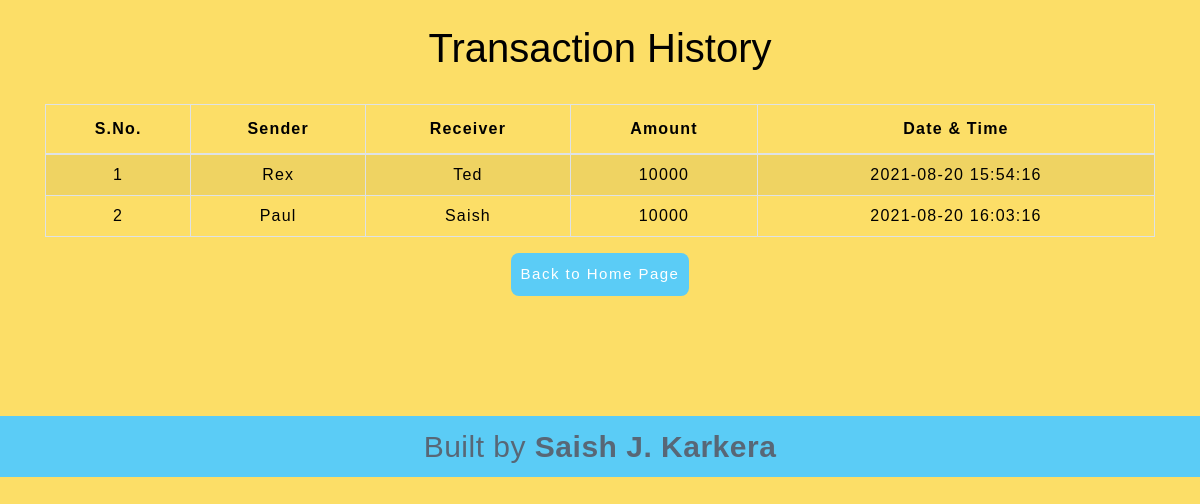
/transaction_history.php, run on the app's committed database.
### tables this page shows
CREATE TABLE `transaction` (
  `sno` int(3) NOT NULL,
  `sender` text NOT NULL,
  `receiver` text NOT NULL,
  `balance` int(8) NOT NULL,
  `datetime` datetime NOT NULL DEFAULT current_timestamp()
);

### transaction_history.php (the view, shortened to what this page needs)
<!DOCTYPE html>
<html lang="en">
<head>
    <link rel="stylesheet" href="https://stackpath.bootstrapcdn.com/bootstrap/4.5.2/css/bootstrap.min.css">
    <link rel="stylesheet" type="text/css" href="css/table.css">
    <link rel="stylesheet" type="text/css" href="css/style.css">
</head>
<body style="background-color : #fcde67;">
	<div class="container">
        <h2 class="text-center pt-4" style="color : black;">Transaction History</h2>
        <br>
       <div class="table-responsive-sm">
    <table class="table table-hover table-striped table-condensed table-bordered">
        <thead style="color : black;">
            <tr>
                <th class="text-center">S.No.</th>
                <th class="text-center">Sender</th>
                <th class="text-center">Receiver</th>
                <th class="text-center">Amount</th>
                <th class="text-center">Date & Time</th>
            </tr>
        </thead>
        <tbody>
        <?php
            include 'config.php';
            $sql ="select * from transaction";
            $query =mysqli_query($conn, $sql);
            while($rows = mysqli_fetch_assoc($query))
            {
        ?>
            <tr style="color : black;">
            <td class="py-2"><?php echo $rows['sno']; ?></td>
            <td class="py-2"><?php echo $rows['sender']; ?></td>
            <td class="py-2"><?php echo $rows['receiver']; ?></td>
            <td class="py-2"><?php echo $rows['balance']; ?> </td>
            <td class="py-2"><?php echo $rows['datetime']; ?> </td>
        <?php
            }
        ?>
        </tbody>
    </table>
    </div>
</div>
<div class="row activity text-center">
    <div class="col-md act">
        <a href="home.php"><button style="background-color : #5bccf6;">Back to Home Page</button></a>
    </div>
</div>
<br> <br> <br>
<footer class="text-center mt-5 py-2" style="background-color : #5bccf6;">
            <p>Built by <b>Saish J. Karkera</b></p>
</footer>
</body>
</html>

### css/table.css (style rules this page uses)
* { padding: 0; margin: 0; box-sizing: border-box; font-family: sans-serif; }
h2 { font-size: 40px; }
table { letter-spacing: 1.2px; }
td { text-align: center; }
button { border:none; background: #d9d9d9; transition: 1s; }

### css/style.css (style rules this page uses)
* { padding: 0; margin: 0; box-sizing: border-box; font-family: sans-serif; }
button { border:none; border-radius: 8px; padding: 10px; background:#3114D5; color:white; letter-spacing: 1.5px; font-size: 15px; transition: 0.5s; }
footer { color:#586776; background-color:#EAF0F1; letter-spacing: 0.5px; }
footer p { margin: 0; font-size: 30px; }

### data on the page
transaction: sno "1", sender "Rex", receiver "Ted", balance "10000", datetime "2021-08-20 15:54:16"
transaction: sno "2", sender "Paul", receiver "Saish", balance "10000", datetime "2021-08-20 16:03:16"
